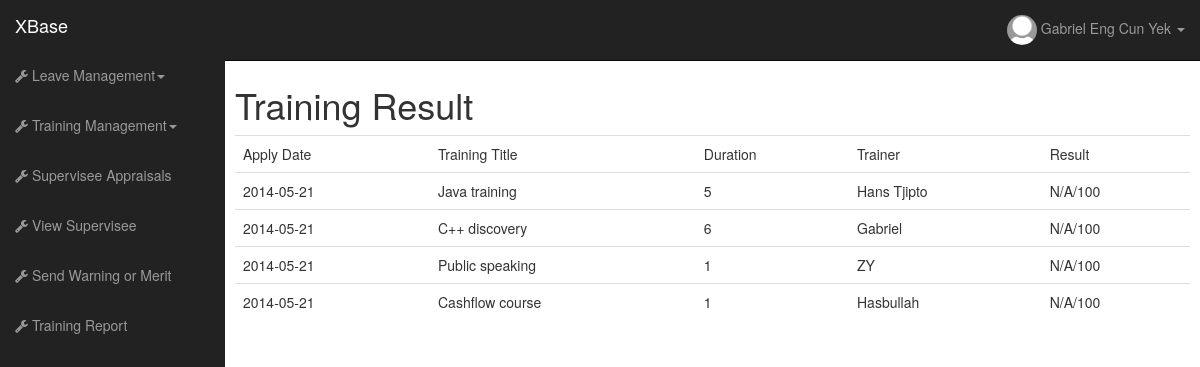
The app's page /main.php?page=TrainingResult (signed in) with its own data.
### tables this page shows
CREATE TABLE IF NOT EXISTS `employees` (
  `Employees_ID` int(11) NOT NULL AUTO_INCREMENT,
  `FullName` varchar(300) NOT NULL,
  `Identification_Card` varchar(100) NOT NULL,
  `Address` varchar(300) NOT NULL,
  `Contact_No` varchar(100) NOT NULL,
  `Email` varchar(300) NOT NULL,
  `Salary` varchar(100) NOT NULL,
  `Experience` varchar(300) NOT NULL,
  `Gender` varchar(100) NOT NULL,
  `Recruitment_Date` date NOT NULL,
  `Privilege` varchar(100) NOT NULL,
  PRIMARY KEY (`Employees_ID`)
);

CREATE TABLE IF NOT EXISTS `employees_training` (
  `EmpTraining_ID` int(11) NOT NULL AUTO_INCREMENT,
  `Program_ID` int(11) NOT NULL,
  `Employees_ID` int(11) NOT NULL,
  `Apply_Date` date NOT NULL,
  PRIMARY KEY (`EmpTraining_ID`)
);

CREATE TABLE IF NOT EXISTS `training_programs` (
  `Program_ID` int(11) NOT NULL AUTO_INCREMENT,
  `Title` varchar(300) NOT NULL,
  `Quota` int(11) NOT NULL,
  `Total_Joined` int(11) NOT NULL,
  `Duration` varchar(100) NOT NULL,
  `Trainer` varchar(300) NOT NULL,
  `Description` varchar(500) NOT NULL,
  PRIMARY KEY (`Program_ID`)
);

### core/function/users.php (called while the page is built, shortened)
<?php
function getuserdetails ($id, $parameter){
    $query= mysql_query("SELECT * FROM employees WHERE Employees_ID='$id'");
    $result = mysql_result($query,0, $parameter);
    return $result;
}
?>

### widget/training-result.php (the view)
<div id="col-lg-3">
<h1>Training Result</h1>
<table class="table table-hover">
<tr>
<td>Apply Date
</td>
<td>Training Title
</td>
<td>Duration
</td>
<td>Trainer
</td>
<td>Result
</td>
</tr>
<?php
$query = mysql_query("SELECT *
FROM employees_training
INNER JOIN training_programs ON training_programs.Program_ID = employees_training.Program_ID
WHERE employees_training.Employees_ID ='$userid'");
while($result= mysql_fetch_assoc($query)){
	$empTraining_id = $result['EmpTraining_ID'];
	$query2 = mysql_query ("SELECT Score FROM training_result WHERE EmpTraining_ID = '$empTraining_id'");
	if(mysql_num_rows($query2)>0){
		$score = mysql_result($query2,0, 'Score');
	}else{
		$score = "N/A";
	}
	echo "<tr><td>". $result['Apply_Date']."</td> <td>". $result['Title']."</td><td>". $result['Duration']."</td><td>".$result['Trainer']."</td><td>".$score."/100</td></tr>" ;
 }
?>
</table>
</div>

### widget/topmenu-supervisor.php (shortened to what this page needs)
<ul class="nav navbar-nav navbar-right navbar-user">
            <li class="dropdown user-dropdown">
              <a href="#" class="dropdown-toggle" data-toggle="dropdown"><img src='<?php
			 $file = "picture/".$userid.".jpg";
			 if (file_exists($file)==true){
				$pict = $userid;
			 }else{
				 $pict = "no-pict";
			 }
			 echo "picture/".$pict.".jpg";
			 ?>'  width="30px" height="30px"  class="img-circle">
 <?php echo getuserdetails($userid, "FullName");  ?> <b class="caret"></b></a>
            </li>
          </ul>

### records on screen
employees: FullName "Gabriel Eng Cun Yek"
employees_training: Apply_Date "2014-05-21", Program_ID.Title "Java training", Program_ID.Duration "5", Program_ID.Trainer "Hans Tjipto", score "N/A"
employees_training: Apply_Date "2014-05-21", Program_ID.Title "C++ discovery", Program_ID.Duration "6", Program_ID.Trainer "Gabriel", score "N/A"
employees_training: Apply_Date "2014-05-21", Program_ID.Title "Public speaking", Program_ID.Duration "1", Program_ID.Trainer "ZY", score "N/A"
employees_training: Apply_Date "2014-05-21", Program_ID.Title "Cashflow course", Program_ID.Duration "1", Program_ID.Trainer "Hasbullah", score "N/A"
